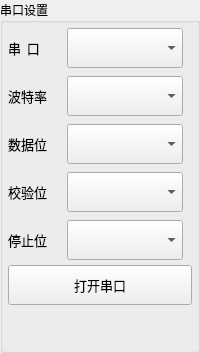
               <widget class="QGroupBox" name="groupbox_serial_set">
                <property name="enabled">
                 <bool>true</bool>
                </property>
                <property name="sizePolicy">
                 <sizepolicy hsizetype="Expanding" vsizetype="Expanding">
                  <horstretch>1</horstretch>
                  <verstretch>0</verstretch>
                 </sizepolicy>
                </property>
                <property name="minimumSize">
                 <size>
                  <width>156</width>
                  <height>0</height>
                 </size>
                </property>
                <property name="maximumSize">
                 <size>
                  <width>16777215</width>
                  <height>16777215</height>
                 </size>
                </property>
                <property name="font">
                 <font>
                  <family>72</family>
                  <pointsize>9</pointsize>
                 </font>
                </property>
                <property name="title">
                 <string>串口设置</string>
                </property>
                <layout class="QGridLayout" name="gridLayout_12">
                 <property name="leftMargin">
                  <number>5</number>
                 </property>
                 <property name="topMargin">
                  <number>5</number>
                 </property>
                 <property name="rightMargin">
                  <number>5</number>
                 </property>
                 <property name="bottomMargin">
                  <number>5</number>
                 </property>
                 <property name="horizontalSpacing">
                  <number>1</number>
                 </property>
                 <property name="verticalSpacing">
                  <number>5</number>
                 </property>
                 <item row="1" column="0">
                  <widget class="QPushButton" name="btn_open_serial">
                   <property name="enabled">
                    <bool>true</bool>
                   </property>
                   <property name="sizePolicy">
                    <sizepolicy hsizetype="Expanding" vsizetype="Fixed">
                     <horstretch>1</horstretch>
                     <verstretch>0</verstretch>
                    </sizepolicy>
                   </property>
                   <property name="minimumSize">
                    <size>
                     <width>0</width>
                     <height>40</height>
                    </size>
                   </property>
                   <property name="font">
                    <font>
                     <family>Calibri</family>
                     <pointsize>10</pointsize>
                    </font>
                   </property>
                   <property name="text">
                    <string>打开串口</string>
                   </property>
                  </widget>
                 </item>
                 <item row="2" column="0">
                  <spacer name="verticalSpacer_4">
                   <property name="orientation">
                    <enum>Qt::Vertical</enum>
                   </property>
                   <property name="sizeHint" stdset="0">
                    <size>
                     <width>20</width>
                     <height>40</height>
                    </size>
                   </property>
                  </spacer>
                 </item>
                 <item row="0" column="0">
                  <layout class="QGridLayout" name="gridLayout">
                   <property name="leftMargin">
                    <number>0</number>
                   </property>
                   <property name="topMargin">
                    <number>0</number>
                   </property>
                   <property name="rightMargin">
                    <number>9</number>
                   </property>
                   <property name="bottomMargin">
                    <number>0</number>
                   </property>
                   <property name="horizontalSpacing">
                    <number>9</number>
                   </property>
                   <property name="verticalSpacing">
                    <number>8</number>
                   </property>
                   <item row="1" column="0">
                    <widget class="QLabel" name="label_2">
                     <property name="sizePolicy">
                      <sizepolicy hsizetype="Fixed" vsizetype="Preferred">
                       <horstretch>1</horstretch>
                       <verstretch>0</verstretch>
                      </sizepolicy>
                     </property>
                     <property name="minimumSize">
                      <size>
                       <width>50</width>
                       <height>0</height>
                      </size>
                     </property>
                     <property name="font">
                      <font>
                       <family>Calibri</family>
                       <pointsize>10</pointsize>
                      </font>
                     </property>
                     <property name="text">
                      <string>波特率</string>
                     </property>
                    </widget>
                   </item>
                   <item row="2" column="1">
                    <widget class="QComboBox" name="comboBox_dataBits">
                     <property name="sizePolicy">
                      <sizepolicy hsizetype="Expanding" vsizetype="Fixed">
                       <horstretch>2</horstretch>
                       <verstretch>0</verstretch>
                      </sizepolicy>
                     </property>
                     <property name="minimumSize">
                      <size>
                       <width>80</width>
                       <height>40</height>
                      </size>
                     </property>
                     <property name="maximumSize">
                      <size>
                       <width>16777215</width>
                       <height>16777215</height>
                      </size>
                     </property>
                     <property name="font">
                      <font>
                       <family>Calibri</family>
                       <pointsize>10</pointsize>
                      </font>
                     </property>
                    </widget>
                   </item>
                   <item row="3" column="0">
                    <widget class="QLabel" name="label_4">
                     <property name="sizePolicy">
                      <sizepolicy hsizetype="Fixed" vsizetype="Preferred">
                       <horstretch>1</horstretch>
                       <verstretch>0</verstretch>
                      </sizepolicy>
                     </property>
                     <property name="minimumSize">
                      <size>
                       <width>50</width>
                       <height>0</height>
                      </size>
                     </property>
                     <property name="font">
                      <font>
                       <family>Calibri</family>
                       <pointsize>10</pointsize>
                      </font>
                     </property>
                     <property name="text">
                      <string>校验位</string>
                     </property>
                    </widget>
                   </item>
                   <item row="4" column="0">
                    <widget class="QLabel" name="label_5">
                     <property name="sizePolicy">
                      <sizepolicy hsizetype="Fixed" vsizetype="Preferred">
                       <horstretch>1</horstretch>
                       <verstretch>0</verstretch>
                      </sizepolicy>
                     </property>
                     <property name="minimumSize">
                      <size>
                       <width>50</width>
                       <height>0</height>
                      </size>
                     </property>
                     <property name="font">
                      <font>
                       <family>Calibri</family>
                       <pointsize>10</pointsize>
                      </font>
                     </property>
                     <property name="text">
                      <string>停止位</string>
                     </property>
                    </widget>
                   </item>
                   <item row="1" column="1">
                    <widget class="QComboBox" name="comboBox_baudRate">
                     <property name="sizePolicy">
                      <sizepolicy hsizetype="Expanding" vsizetype="Fixed">
                       <horstretch>1</horstretch>
                       <verstretch>0</verstretch>
                      </sizepolicy>
                     </property>
                     <property name="minimumSize">
                      <size>
                       <width>80</width>
                       <height>40</height>
                      </size>
                     </property>
                     <property name="maximumSize">
                      <size>
                       <width>16777215</width>
                       <height>16777215</height>
                      </size>
                     </property>
                     <property name="font">
                      <font>
                       <family>Calibri</family>
                       <pointsize>10</pointsize>
                      </font>
                     </property>
                    </widget>
                   </item>
                   <item row="2" column="0">
                    <widget class="QLabel" name="label_3">
                     <property name="sizePolicy">
                      <sizepolicy hsizetype="Fixed" vsizetype="Preferred">
                       <horstretch>1</horstretch>
                       <verstretch>0</verstretch>
                      </sizepolicy>
                     </property>
                     <property name="minimumSize">
                      <size>
                       <width>50</width>
                       <height>0</height>
                      </size>
                     </property>
                     <property name="font">
                      <font>
                       <family>Calibri</family>
                       <pointsize>10</pointsize>
                      </font>
                     </property>
                     <property name="text">
                      <string>数据位</string>
                     </property>
                    </widget>
                   </item>
                   <item row="4" column="1">
                    <widget class="QComboBox" name="comboBox_stopBit">
                     <property name="sizePolicy">
                      <sizepolicy hsizetype="Expanding" vsizetype="Fixed">
                       <horstretch>2</horstretch>
                       <verstretch>0</verstretch>
                      </sizepolicy>
                     </property>
                     <property name="minimumSize">
                      <size>
                       <width>80</width>
                       <height>40</height>
                      </size>
                     </property>
                     <property name="maximumSize">
                      <size>
                       <width>16777215</width>
                       <height>16777215</height>
                      </size>
                     </property>
                     <property name="font">
                      <font>
                       <family>Calibri</family>
                       <pointsize>10</pointsize>
                      </font>
                     </property>
                    </widget>
                   </item>
                   <item row="0" column="0">
                    <widget class="QLabel" name="label">
                     <property name="sizePolicy">
                      <sizepolicy hsizetype="Fixed" vsizetype="Preferred">
                       <horstretch>1</horstretch>
                       <verstretch>0</verstretch>
                      </sizepolicy>
                     </property>
                     <property name="minimumSize">
                      <size>
                       <width>50</width>
                       <height>0</height>
                      </size>
                     </property>
                     <property name="font">
                      <font>
                       <family>Calibri</family>
                       <pointsize>10</pointsize>
                      </font>
                     </property>
                     <property name="text">
                      <string>串  口</string>
                     </property>
                    </widget>
                   </item>
                   <item row="3" column="1">
                    <widget class="QComboBox" name="comboBox_parity">
                     <property name="sizePolicy">
                      <sizepolicy hsizetype="Expanding" vsizetype="Fixed">
                       <horstretch>2</horstretch>
                       <verstretch>0</verstretch>
                      </sizepolicy>
                     </property>
                     <property name="minimumSize">
                      <size>
                       <width>80</width>
                       <height>40</height>
                      </size>
                     </property>
                     <property name="maximumSize">
                      <size>
                       <width>16777215</width>
                       <height>16777215</height>
                      </size>
                     </property>
                     <property name="font">
                      <font>
                       <family>Calibri</family>
                       <pointsize>10</pointsize>
                      </font>
                     </property>
                    </widget>
                   </item>
                   <item row="0" column="1">
                    <widget class="QComboBox" name="serialport_name">
                     <property name="sizePolicy">
                      <sizepolicy hsizetype="Expanding" vsizetype="Fixed">
                       <horstretch>1</horstretch>
                       <verstretch>0</verstretch>
                      </sizepolicy>
                     </property>
                     <property name="minimumSize">
                      <size>
                       <width>80</width>
                       <height>40</height>
                      </size>
                     </property>
                     <property name="maximumSize">
                      <size>
                       <width>16777215</width>
                       <height>16777215</height>
                      </size>
                     </property>
                     <property name="font">
                      <font>
                       <family>Calibri</family>
                       <pointsize>10</pointsize>
                      </font>
                     </property>
                    </widget>
                   </item>
                  </layout>
                 </item>
                </layout>
               </widget>
